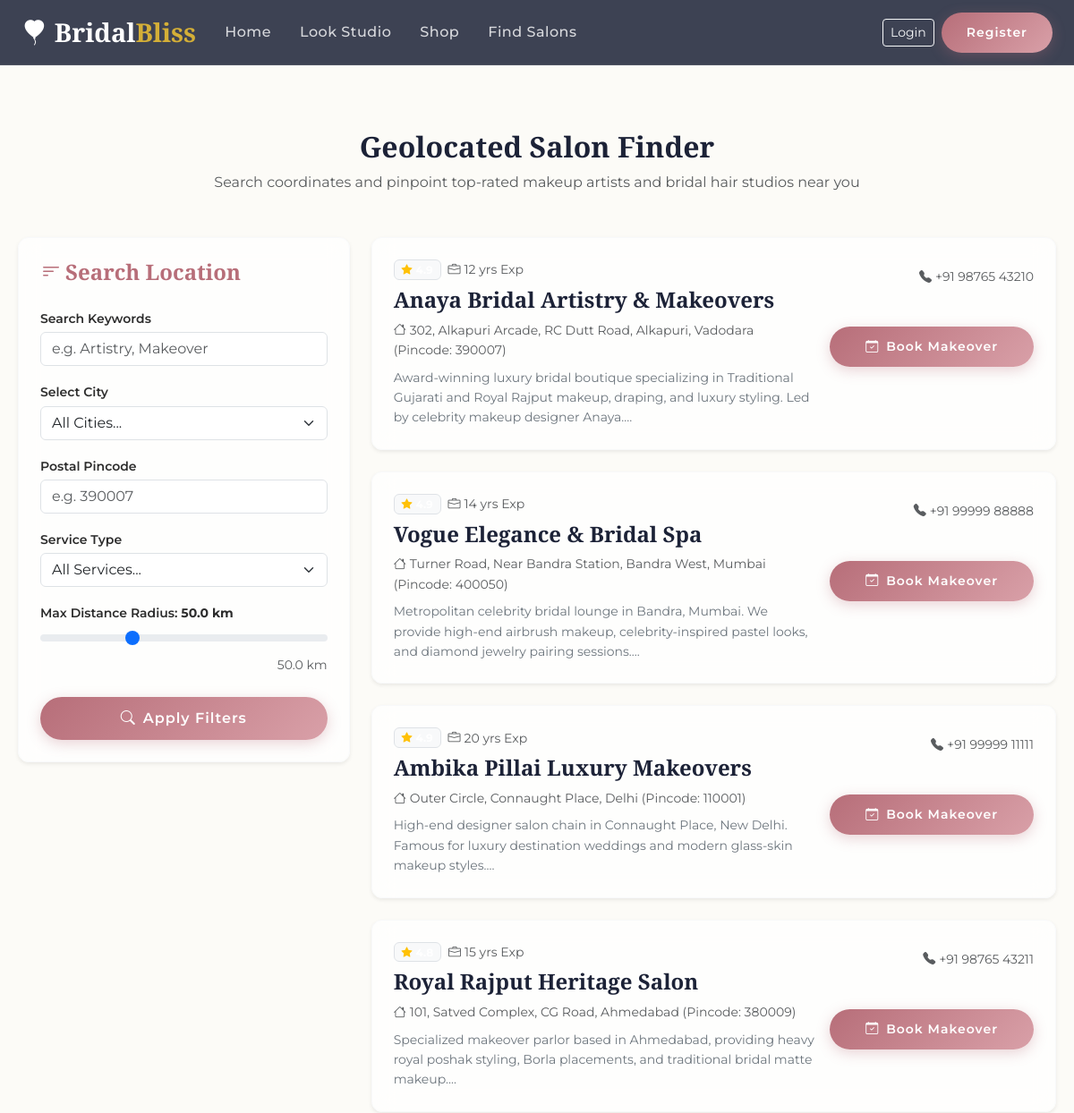
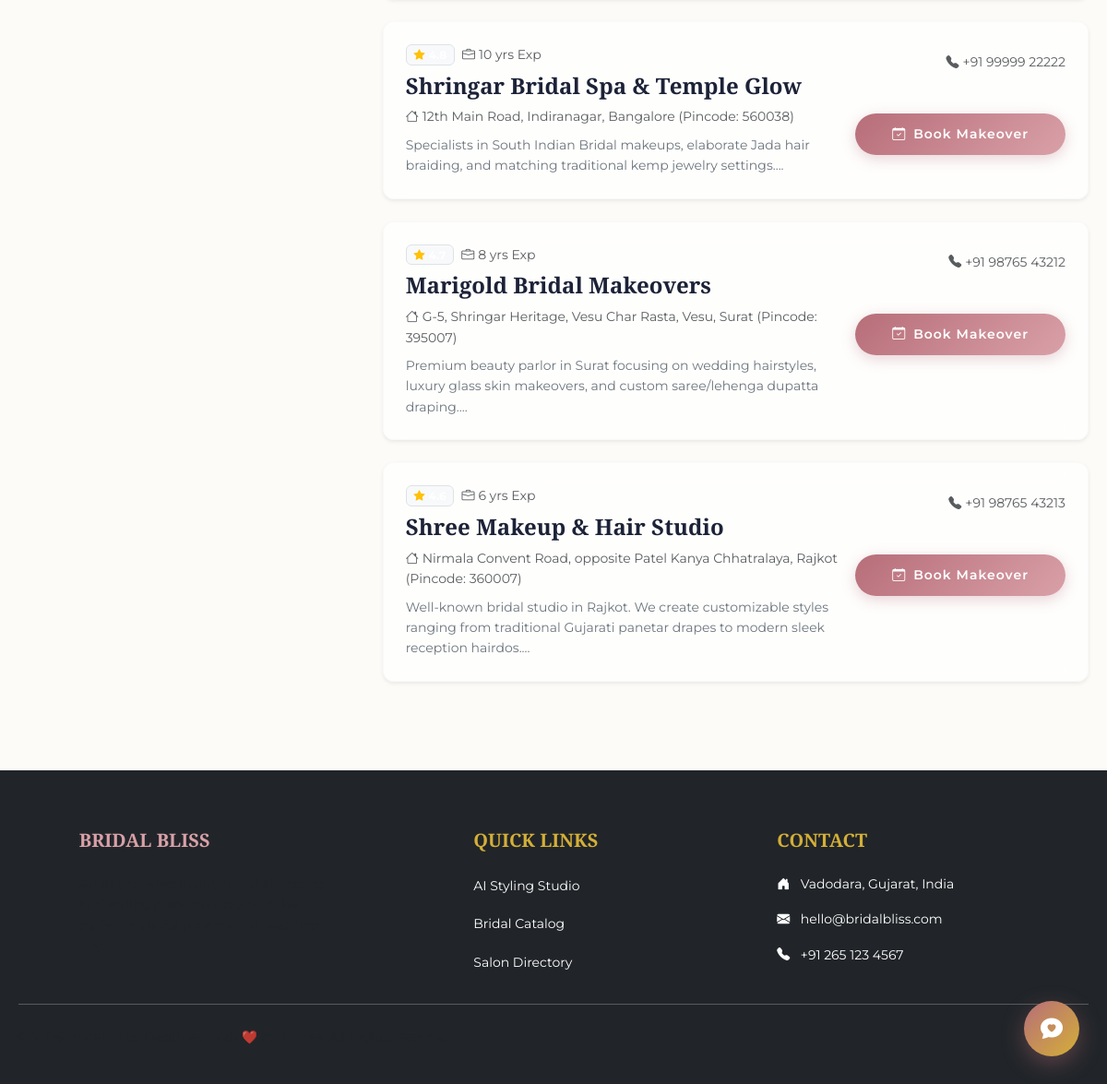
Screenshot of /salons with the database file from the repository (2 pictures, top to bottom).
### app/models.py (models this page shows)
class Salon(db.Model):
    __tablename__ = 'salons'
    id = db.Column(db.Integer, primary_key=True)
    name = db.Column(db.String(128), nullable=False)
    description = db.Column(db.Text)
    contact_number = db.Column(db.String(20), nullable=False)
    address = db.Column(db.String(256), nullable=False)
    city = db.Column(db.String(64), nullable=False)
    state = db.Column(db.String(64), nullable=False)
    pincode = db.Column(db.String(10), nullable=False)
    rating = db.Column(db.Float, default=4.0)
    experience_years = db.Column(db.Integer, default=5)
    latitude = db.Column(db.Float, nullable=False)
    longitude = db.Column(db.Float, nullable=False)
    is_approved = db.Column(db.Boolean, default=False)
    owner_id = db.Column(db.Integer, db.ForeignKey('users.id'), nullable=False)
    created_at = db.Column(db.DateTime, default=datetime.utcnow)
    owner = db.relationship('User', back_populates='owned_salons')
    services = db.relationship('SalonService', back_populates='salon', cascade="all, delete-orphan")
    portfolio = db.relationship('SalonPortfolio', back_populates='salon', cascade="all, delete-orphan")
    appointments = db.relationship('Appointment', back_populates='salon', cascade="all, delete-orphan")
    reviews = db.relationship('Review', back_populates='salon', cascade="all, delete-orphan")
    wishlist_items = db.relationship('WishlistItem', back_populates='salon', cascade="all, delete-orphan")

### app/routes/main.py (the view)
@main_bp.route('/salons')
def salons_list():
    query_text = request.args.get('q', '').strip()
    city_filter = request.args.get('city', '').strip()
    pincode_filter = request.args.get('pincode', '').strip()
    service_type = request.args.get('service', '').strip()
    max_dist = request.args.get('distance', 50)
    try:
        max_dist = float(max_dist)
    except ValueError:
        max_dist = 50.0
    user_lat, user_lon = 22.3072, 73.1812
    has_coords = False
    if pincode_filter in PINCODE_COORDS:
        user_lat, user_lon = PINCODE_COORDS[pincode_filter]
        has_coords = True
    elif city_filter.lower() in CITY_COORDS:
        user_lat, user_lon = CITY_COORDS[city_filter.lower()]
        has_coords = True
    salons_query = Salon.query.filter_by(is_approved=True)
    if city_filter and not has_coords:
        salons_query = salons_query.filter(Salon.city.like(f"%{city_filter}%"))
    if pincode_filter and not has_coords:
        salons_query = salons_query.filter_by(pincode=pincode_filter)
    if query_text:
        salons_query = salons_query.filter(
            (Salon.name.like(f"%{query_text}%")) |
            (Salon.description.like(f"%{query_text}%"))
        )
    all_salons = salons_query.all()
    final_salons = []
    for s in all_salons:
        distance = haversine_distance(user_lat, user_lon, s.latitude, s.longitude)
        service_match = True
        if service_type:
            services = [srv.category for srv in s.services]
            if service_type not in services:
                service_match = False
        if has_coords and distance > max_dist:
            continue
        if service_match:
            final_salons.append({
                'salon': s,
                'distance': distance
            })
    if has_coords:
        final_salons.sort(key=lambda x: x['distance'])
    else:
        final_salons.sort(key=lambda x: x['salon'].rating, reverse=True)
    return render_template('salons/list.html', salons=final_salons, has_coords=has_coords, query=query_text, city=city_filter, pincode=pincode_filter, distance=max_dist)

### app/utils/ai_engine.py (called while the page is built)
def haversine_distance(lat1, lon1, lat2, lon2):
    lat1, lon1, lat2, lon2 = map(math.radians, [lat1, lon1, lat2, lon2])
    dlat = lat2 - lat1
    dlon = lon2 - lon1
    a = math.sin(dlat/2)**2 + math.cos(lat1) * math.cos(lat2) * math.sin(dlon/2)**2
    c = 2 * math.asin(math.sqrt(a))
    r = 6371 # Radius of earth in kilometers.
    return c * r

### app/templates/salons/list.html (shortened to what this page needs)
{% extends "base.html" %}
{% block content %}
<div class="container py-5">
    <div class="text-center mb-5">
        <h2>Geolocated Salon Finder</h2>
        <p class="text-muted">Search coordinates and pinpoint top-rated makeup artists and bridal hair studios near you</p>
    </div>
    <div class="row g-4">
        <div class="col-lg-4">
            <div class="glass-panel p-4 shadow-sm border border-light">
                <h4 class="mb-4 text-rose" style="color: var(--primary-color);"><i class="bi bi-filter-left me-1"></i>Search Location</h4>
                <form action="{{ url_for('main.salons_list') }}" method="GET" class="d-flex flex-column gap-3">
                    <div>
                        <label class="small fw-semibold mb-1">Search Keywords</label>
                        <input type="text" name="q" class="form-control" placeholder="e.g. Artistry, Makeover" value="{{ request.args.get('q', '') }}">
                    </div>
                    <div>
                        <label class="small fw-semibold mb-1">Select City</label>
                        <select name="city" class="form-select">
                            <option value="">All Cities...</option>
                        </select>
                    </div>
                    <div>
                        <label class="small fw-semibold mb-1">Postal Pincode</label>
                        <input type="text" name="pincode" class="form-control" placeholder="e.g. 390007" value="{{ request.args.get('pincode', '') }}">
                    </div>
                    <div>
                        <label class="small fw-semibold mb-1">Service Type</label>
                        <select name="service" class="form-select">
                            <option value="">All Services...</option>
                        </select>
                    </div>
                    <div>
                        <label class="small fw-semibold mb-1">Max Distance Radius: <span class="text-rose fw-bold">{{ distance | round }} km</span></label>
                        <input type="range" name="distance" class="form-range" min="5" max="150" step="5" value="{{ distance }}" oninput="this.nextElementSibling.innerText = this.value + ' km'">
                        <span class="small text-muted d-block text-end" style="display: none;">{{ distance }} km</span>
                    </div>
                    <button type="submit" class="btn btn-luxury w-100 mt-2"><i class="bi bi-search me-2"></i>Apply Filters</button>
                </form>
            </div>
        </div>
        <div class="col-lg-8">
            {% if not salons %}
            <div class="glass-panel p-5 text-center shadow-sm border border-light">
                <i class="bi bi-geo-alt-fill fs-1 text-muted d-block mb-3"></i>
                <h4>No Salons Found</h4>
                <p class="text-muted">We couldn't find approved salons matching your coordinates. Check spelling or expand radius limits!</p>
            </div>
            {% else %}
                <div class="d-flex flex-column gap-4">
                    {% for item in salons %}
                    {% set s = item.salon %}
                    <div class="glass-panel p-4 shadow-sm border border-light animate__animated animate__fadeIn">
                        <div class="row align-items-start g-3">
                            <div class="col-md-8">
                                <div class="d-flex align-items-center gap-2 mb-2">
                                    <span class="badge bg-light text-rose border border-rose"><i class="bi bi-star-fill text-warning me-1"></i>{{ s.rating }}</span>
                                    <span class="small text-muted"><i class="bi bi-briefcase me-1"></i>{{ s.experience_years }} yrs Exp</span>
                                </div>
                                <h4 class="mb-2">{{ s.name }}</h4>
                                <p class="small text-muted mb-2"><i class="bi bi-house me-1"></i>{{ s.address }}, {{ s.city }} (Pincode: {{ s.pincode }})</p>
                                <p class="small text-secondary mb-0">{{ s.description[:180] }}...</p>
                            </div>
                            <div class="col-md-4 text-md-end d-flex flex-column gap-2 h-100 justify-content-between pt-md-2" style="min-height: 120px;">
                                <div class="small text-muted"><i class="bi bi-telephone-fill text-rose me-1"></i>{{ s.contact_number }}</div>
                                <a href="{{ url_for('main.salon_detail', salon_id=s.id) }}" class="btn btn-luxury btn-sm mt-auto"><i class="bi bi-calendar-check me-2"></i>Book Makeover</a>
                            </div>
                        </div>
                    </div>
                    {% endfor %}
                </div>
            {% endif %}
        </div>
    </div>
</div>
{% endblock %}

### app/static/css/style.css (style rules this page uses)
:root { --primary-color: #b76e79; --primary-light: #d9a0a8; --accent-color: #d4af37; --dark-color: #1c2237; --light-bg: #fcfbf7; --white: #ffffff; --text-dark: #2c2c2c; --text-muted: #7c7c7c; --font-heading: 'Playfair Display', serif; --font-body: 'Montserrat', sans-serif; --box-shadow: 0 10px 30px rgba(183, 110, 121, 0.1); --border-radius: 12px; --transition: all 0.3s cubic-bezier(0.25, 0.8, 0.25, 1); }
* { margin: 0; padding: 0; box-sizing: border-box; }
body { background-color: var(--light-bg); color: var(--text-dark); font-family: var(--font-body); line-height: 1.6; overflow-x: hidden; }
h1, h2, h3, h4, h5, h6 { font-family: var(--font-heading); color: var(--dark-color); font-weight: 700; }
.glass-panel { background: rgba(255, 255, 255, 0.7); backdrop-filter: blur(12px); -webkit-backdrop-filter: blur(12px); border: 1px solid rgba(255, 255, 255, 0.25); border-radius: var(--border-radius); box-shadow: var(--box-shadow); }
.container { max-width: 1200px; margin: 0 auto; padding: 0 20px; }
.btn-luxury { background: linear-gradient(135deg, var(--primary-color), var(--primary-light)); color: var(--white); border: none; padding: 12px 28px; border-radius: 30px; font-weight: 600; letter-spacing: 1px; cursor: pointer; box-shadow: 0 4px 15px rgba(183, 110, 121, 0.3); transition: var(--transition); text-decoration: none; display: inline-block; text-align: center; }

### rows the page displays
Salon: experience_years "12", name "Anaya Bridal Artistry & Makeovers", address "302, Alkapuri Arcade, RC Dutt Road, Alkapuri", city "Vadodara", pincode "390007", description "Award-winning luxury bridal boutique specializing in Traditional Gujarati and Royal Rajput makeup, draping, and luxury styling. Led by celebrity makeup designer Anaya.", contact_number "+91 98765 43210"
Salon: experience_years "14", name "Vogue Elegance & Bridal Spa", address "Turner Road, Near Bandra Station, Bandra West", city "Mumbai", pincode "400050", description "Metropolitan celebrity bridal lounge in Bandra, Mumbai. We provide high-end airbrush makeup, celebrity-inspired pastel looks, and diamond jewelry pairing sessions.", contact_number "+91 99999 88888"
Salon: experience_years "20", name "Ambika Pillai Luxury Makeovers", address "Outer Circle, Connaught Place", city "Delhi", pincode "110001", description "High-end designer salon chain in Connaught Place, New Delhi. Famous for luxury destination weddings and modern glass-skin makeup styles.", contact_number "+91 99999 11111"
Salon: experience_years "15", name "Royal Rajput Heritage Salon", address "101, Satved Complex, CG Road", city "Ahmedabad", pincode "380009", description "Specialized makeover parlor based in Ahmedabad, providing heavy royal poshak styling, Borla placements, and traditional bridal matte makeup.", contact_number "+91 98765 43211"
Salon: experience_years "10", name "Shringar Bridal Spa & Temple Glow", address "12th Main Road, Indiranagar", city "Bangalore", pincode "560038", description "Specialists in South Indian Bridal makeups, elaborate Jada hair braiding, and matching traditional kemp jewelry settings.", contact_number "+91 99999 22222"
Salon: experience_years "8", name "Marigold Bridal Makeovers", address "G-5, Shringar Heritage, Vesu Char Rasta, Vesu", city "Surat", pincode "395007", description "Premium beauty parlor in Surat focusing on wedding hairstyles, luxury glass skin makeovers, and custom saree/lehenga dupatta draping.", contact_number "+91 98765 43212"
Salon: experience_years "6", name "Shree Makeup & Hair Studio", address "Nirmala Convent Road, opposite Patel Kanya Chhatralaya", city "Rajkot", pincode "360007", description "Well-known bridal studio in Rajkot. We create customizable styles ranging from traditional Gujarati panetar drapes to modern sleek reception hairdos.", contact_number "+91 98765 43213"

### other values shown
{{ distance | round }} "50.0"
{{ distance }} "50.0"
